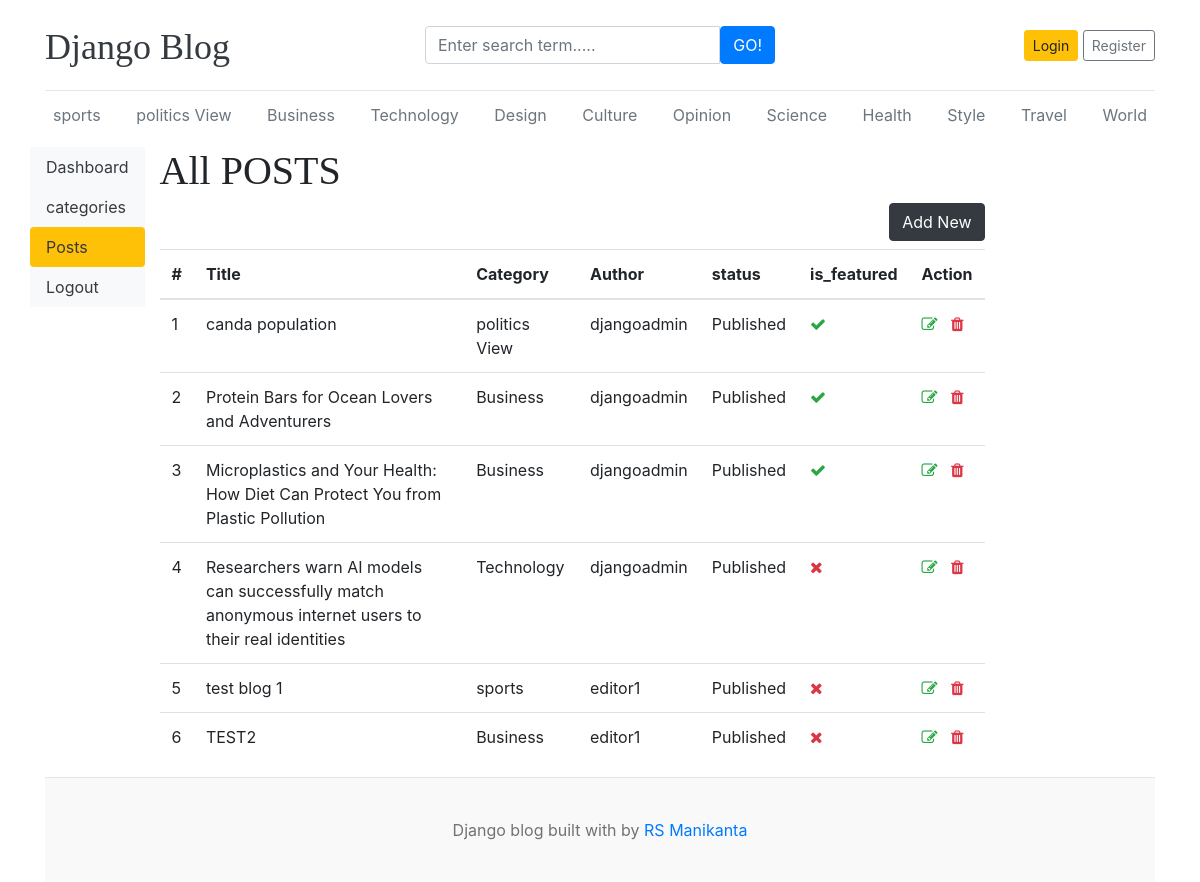
Before: /dashboard/posts/ with the older database file.
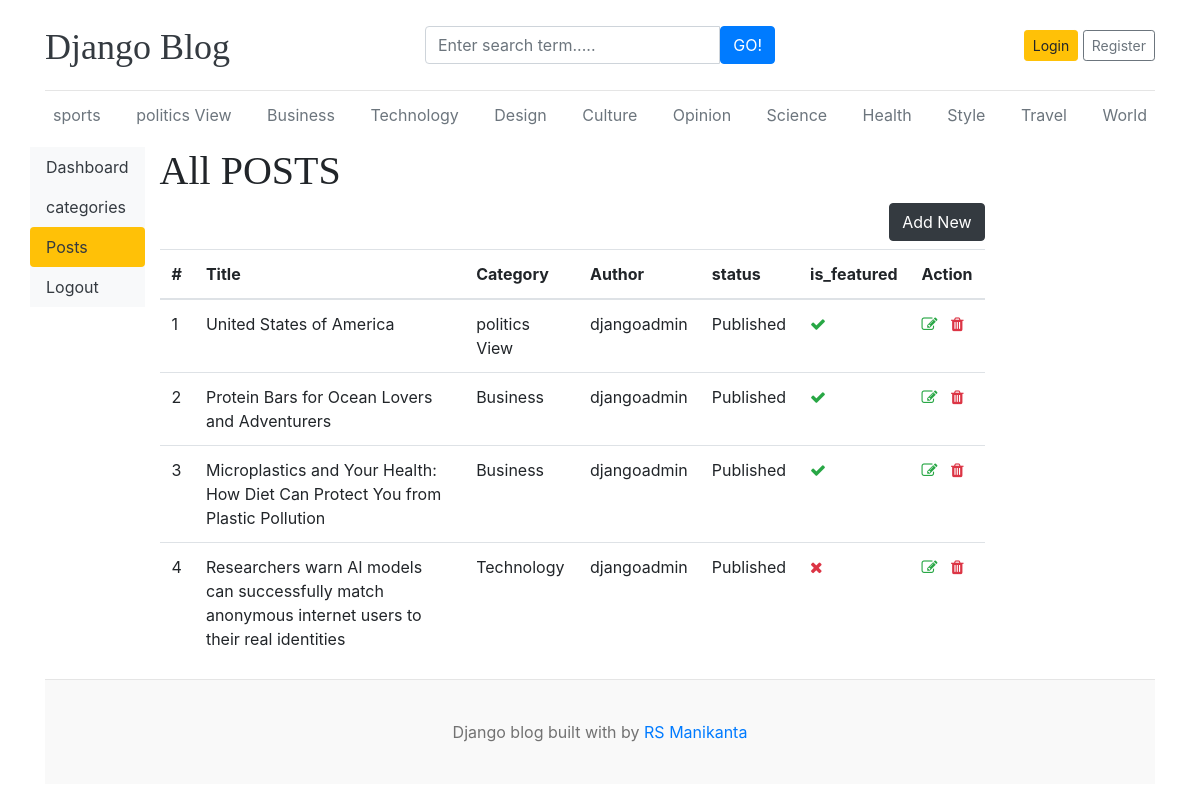
After: the same page with the newer database file.
### blogs/models.py (models this page shows, shortened)
class Category(models.Model):
    category_name =models.CharField(max_length=50,unique=True)
    created_at =models.DateTimeField(auto_now_add=True)
    updated_at =models.DateTimeField(auto_now=True)
    class Meta:
        verbose_name_plural='categories'
    def __str__(self):
        return self.category_name

class Blog(models.Model):
    title = models.CharField(max_length=100)
    slug= models.SlugField(max_length=150,unique=True,blank=True)
    category= models.ForeignKey(Category,on_delete=models.CASCADE)
    author= models.ForeignKey(User,on_delete=models.CASCADE)
    featured_image = models.ImageField(upload_to='upload/%y/%m/%d')
    short_description = models.TextField(max_length=500)
    blog_body = models.TextField(max_length=2000)
    status=models.CharField(max_length=20,choices=STATUS_CHOICES,default="Draft")
    is_featured=models.BooleanField(default=False)
    created_at=models.DateTimeField(auto_now_add=True)
    updated_at=models.DateTimeField(auto_now=True)

### dashboards/views.py (the view)
# urls.py: path('posts/', views.posts, name='posts'),
def posts(request):
    posts = Blog.objects.all()
    context ={
        'posts': posts,
    }
    return render(request, 'dashboard/posts.html', context)

### blogs/context_processors.py (called while the page is built)
def get_categories(request):
    categories = Category.objects.all()
    return dict(categories=categories)

def get_social_links(request):
    social_links = SocialLink.objects.all()
    return dict(social_links=social_links)

### templates/dashboard/posts.html (shortened to what this page needs)
{% extends 'base.html' %}
{% block content %}
<div class="row">
     {% include 'dashboard/sidebar.html' %}
     <div class="col-md-9">
        <h1>All POSTS</h1>
        <a href="{% url 'add_post' %}" class="btn btn-dark text-ligh float-right mb-2">Add New</a>
     <table class="table table-hover">
  <thead>
    <tr>
      <th >#</th>
      <th>Title</th>
      <th>Category</th>
      <th>Author</th>
      <th>status</th>
      <th>is_featured</th>
      <th>Action</th>
    </tr>
  </thead>
  <tbody>
    {% for post in posts %}
    <tr>
      <td>{{ forloop.counter }}</td>
      <td>{{ post.title }}</td>
      <td>{{ post.category }}</td>
      <td>{{ post.author }}</td>
      <td>{{ post.status }}</td>
      <td>{% if post.is_featured %}<i class="fa fa-check text-success"></i>{% else %}<i class="fa fa-times text-danger"></i>{% endif %}</td>
      <td>
      <a href="{% url 'edit_post' post.id %}"><i class="fa fa-edit text-success"></i></a>
       <a href="{% url 'delete_post' post.id %}"><i class="fa fa-trash text-danger"></i></a></i>
      </td>
    </tr>
    {% endfor %}
  </tbody>
</table>
     </div>
</div>
{% endblock %}

### templates/base.html (shortened to what this page needs)
{% load static %}
<!DOCTYPE html>
<html lang="en">
<head>
    <link href="https://getbootstrap.com/docs/4.0/dist/css/bootstrap.min.css" rel="stylesheet">
    <link href="{% static 'css/blog.css' %}" rel="stylesheet">
    <link rel="stylesheet" href="https://cdnjs.cloudflare.com/ajax/libs/font-awesome/4.7.0/css/font-awesome.min.css">
  </head>
<body>
    <div class="container">
      <header class="blog-header py-3">
        <div class="row flex-nowrap justify-content-between align-items-center">
          <div class="col-4 pt-1">
            <a class="blog-header-logo text-dark" href="/">Django Blog</a>
          </div>
          <div class="col-4">
            <form action="{% url 'search' %}" method="GET">
            <div class="input-group">
              <input class="form-control" type="text" name="keyword" value="{{ keyword }}" placeholder="Enter search term....." aria-label="Enter Search term">
              <button type="submit" class="btn btn-primary" id="button-search" type="button">GO!</button>
            </div>
           </form>
          </div>
          <div class="col-4 d-flex justify-content-end align-items-center">
            {% if not user.is_authenticated %}
            <a class="btn btn-sm btn-warning" href="{% url 'login' %}">Login</a> &nbsp;
            <a class="btn btn-sm btn-outline-secondary" href="{% url 'register' %}">Register</a>
            {% else %}
            <span><a href="{% url 'dashboard' %}">Dashboard</a></span>
            &emsp;
            <span><a href="{% url 'logout' %}">Logout</a></span>
            {% endif %}
          </div>
        </div>
      </header>
      <div class="nav-scroller py-1 mb-2">
        <nav class="nav d-flex justify-content-between">
          {% for cat in categories %}
          <a class="p-2 text-muted" href="{% url 'posts_by_category' cat.id %}">{{ cat }}</a>
          {% endfor %}
        </nav>
      </div>
{% block content %}
{% endblock %}
 <footer class="blog-footer">
  <p>Django blog built with  by <a href="#">RS Manikanta </a></p>
</footer>
</body>
</html>

Changed rows visible on the page:
removed Blog: title "test blog 1", category "sports", author "editor1", status "Published", is_featured False (drawn)
removed Blog: title "TEST2", category "Business", author "editor1", status "Published", is_featured False (drawn)
changed Blog "politics View": title "canda population" → "United States of America"
